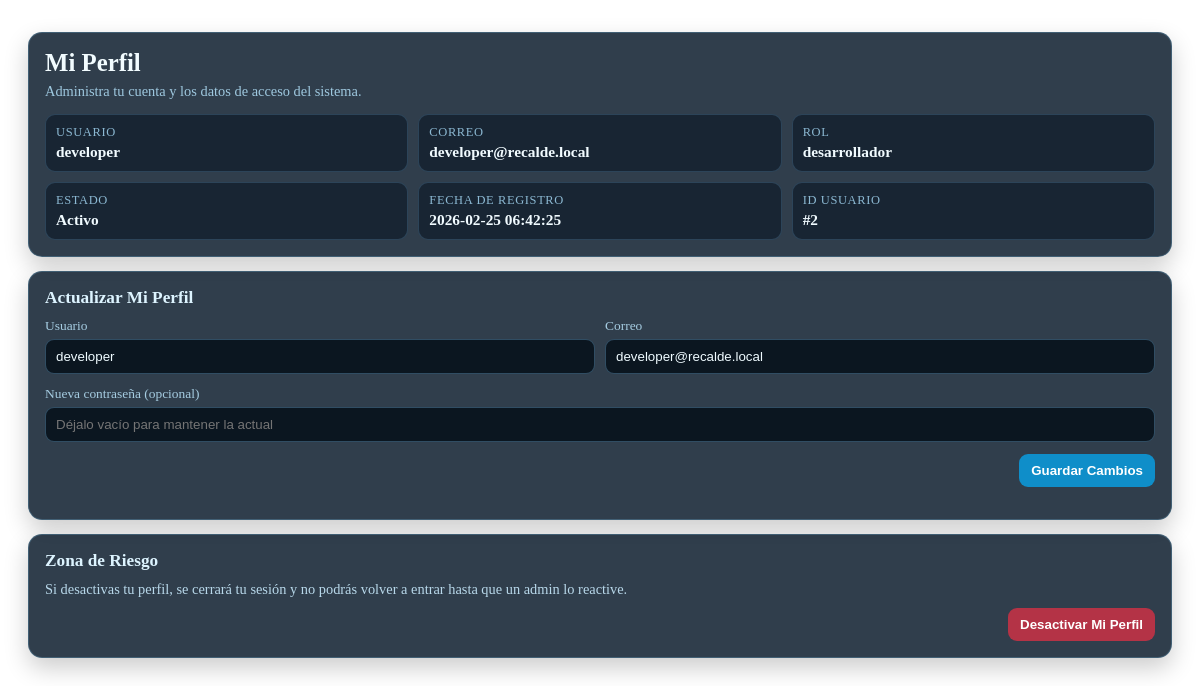
The app's page /?route=perfil (signed in) with its own data.
### tables this page shows
CREATE TABLE IF NOT EXISTS usuarios (
    id INT UNSIGNED AUTO_INCREMENT PRIMARY KEY,
    id_rol INT UNSIGNED NOT NULL,
    usuario VARCHAR(50) NOT NULL UNIQUE,
    correo VARCHAR(120) NOT NULL UNIQUE,
    contrasena VARCHAR(255) NOT NULL,
    debe_cambiar_contrasena TINYINT(1) NOT NULL DEFAULT 0,
    estado VARCHAR(20) NOT NULL DEFAULT 'activo',
    fecha_registro TIMESTAMP NOT NULL DEFAULT CURRENT_TIMESTAMP,
    CONSTRAINT fk_usuarios_roles
        FOREIGN KEY (id_rol) REFERENCES roles (id)
        ON UPDATE CASCADE
        ON DELETE RESTRICT
);

CREATE TABLE IF NOT EXISTS roles (
    id INT UNSIGNED AUTO_INCREMENT PRIMARY KEY,
    rol VARCHAR(40) NOT NULL UNIQUE
);

### src/controllers/dashboardcontroller.php (called while the page is built, shortened)
<?php
class DashboardController extends Controller{
    public function perfil(){
        $usuariosModel = new Usuarios();
        $idUsuario = (int) ($_SESSION['usuario']['user_id'] ?? 0);
        $usuarioActual = $idUsuario > 0
            ? $usuariosModel->getUserById($idUsuario)
            : null;
        $isAdmin = $this->isAdminSession();
        $isLastActiveAdmin = $idUsuario > 0 ? $usuariosModel->isLastActiveAdmin($idUsuario) : false;
        $canDeactivateSelf = !($isAdmin && $isLastActiveAdmin);
        $this->render('dashboard/perfil/index', [
            'usuario' => $usuarioActual,
            'isAdmin' => $isAdmin,
            'canDeactivateSelf' => $canDeactivateSelf,
            'usuarios' => $isAdmin ? $usuariosModel->getAllUsers() : [],
            'roles' => $isAdmin ? $usuariosModel->getRoles() : []
        ]);
    }
    private function isAdminSession(): bool {
        $rol = strtolower(trim((string) ($_SESSION['usuario']['nombre_rol'] ?? '')));
        return $rol === 'admin';
    }
}
?>

### src/models/usuarios.php (called while the page is built, shortened)
<?php
class Usuarios {
    private PDO $conn;
    private string $table_name = "usuarios";
    private ?bool $supportsForcedPasswordChangeColumn = null;
    public function __construct() {
        $db = new Database();
        $this->conn = $db->connect();
    }
    public function getUserById(int $id): ?array {
        try {
            $forcePasswordSelect = $this->forcePasswordSelect('u');
            $sql = "SELECT
                        u.id AS id,
                        u.id AS user_id,
                        u.usuario,
                        u.correo,
                        u.contrasena,
                        u.id_rol,
                        r.rol AS nombre_rol,
                        u.estado,
                        u.fecha_registro,
                        {$forcePasswordSelect} AS debe_cambiar_contrasena
                    FROM {$this->table_name} u
                    INNER JOIN roles r ON u.id_rol = r.id
                    WHERE u.id = :id
                    LIMIT 1";
            $stmt = $this->conn->prepare($sql);
            $stmt->bindParam(":id", $id, PDO::PARAM_INT);
            $stmt->execute();
            $result = $stmt->fetch(PDO::FETCH_ASSOC);
            return $result ?: null;
        } catch (PDOException $e) {
            error_log("Error Usuarios::getUserById => " . $e->getMessage());
            return null;
        }
    }
    private function supportsForcedPasswordChange(): bool {
        try {
            $stmt = $this->conn->query("SHOW COLUMNS FROM {$this->table_name} LIKE 'debe_cambiar_contrasena'");
            $this->supportsForcedPasswordChangeColumn = (bool) $stmt->fetch(PDO::FETCH_ASSOC);
        } catch (PDOException $e) {
            error_log("Error Usuarios::supportsForcedPasswordChange => " . $e->getMessage());
            $this->supportsForcedPasswordChangeColumn = false;
        }
        return $this->supportsForcedPasswordChangeColumn;
    }
    private function forcePasswordSelect(string $tableAlias = 'u'): string {
        $alias = preg_replace('/[^a-zA-Z0-9_]/', '', $tableAlias) ?: 'u';
        return $this->supportsForcedPasswordChange() ? "{$alias}.debe_cambiar_contrasena" : "0";
    }
}
?>

### config/db.php (called while the page is built, shortened)
<?php
class Database {
    private string $host;
    private string $dbName;
    private string $userName;
    private string $password;
    private string $charset;
    private ?PDO $pdo = null;
    public function __construct() {
        $this->host = getenv('DB_HOST') ?: 'localhost';
        $this->dbName = getenv('DB_NAME') ?: 'RECALDE';
        $this->userName = getenv('DB_USER') ?: 'root';
        $this->password = getenv('DB_PASS') !== false ? getenv('DB_PASS') : '12345678';
        $this->charset = getenv('DB_CHARSET') ?: 'utf8mb4';
    }
    public function connect(): PDO {
        if ($this->pdo === null) {
            try {
                $dsn = "mysql:host={$this->host};dbname={$this->dbName};charset={$this->charset}";
                $options = [
                    PDO::ATTR_ERRMODE => PDO::ERRMODE_EXCEPTION,
                    PDO::ATTR_DEFAULT_FETCH_MODE => PDO::FETCH_ASSOC,
                    PDO::ATTR_EMULATE_PREPARES => false,
                ];
                $this->pdo = new PDO($dsn, $this->userName, $this->password, $options);
            } catch (PDOException $e) {
                error_log('Error DB connection: ' . $e->getMessage());
                throw new PDOException('No se pudo establecer la conexión a la base de datos.', (int) $e->getCode());
            }
        }
        return $this->pdo;
    }
}

### src/core/autoload.php (called while the page is built, shortened)
<?php
spl_autoload_register(function ($class) {
    $classPath = BASE_PATH . '/src/' . str_replace('\\', '/', $class) . '.php';
});
require_once BASE_PATH . '/config/db.php';

### src/views/dashboard/perfil/index.php (the view, shortened to what this page needs)
<?php
$usuario = $usuario ?? [];
$canDeactivateSelf = (bool) ($canDeactivateSelf ?? true);
$idUsuarioActual = (int) ($usuario['user_id'] ?? $usuario['id'] ?? 0);
$estadoActual = strtolower((string) ($usuario['estado'] ?? 'activo'));
?>
<link rel="stylesheet" href="<?= htmlspecialchars((defined('BASE_URL') ? BASE_URL : ''), ENT_QUOTES, 'UTF-8') ?>/public/css/perfil.css">
<div class="perfil-page">
    <section class="perfil-card">
        <div class="perfil-head">
            <h1>Mi Perfil</h1>
            <p>Administra tu cuenta y los datos de acceso del sistema.</p>
        </div>
        <div class="perfil-info-grid">
            <div>
                <span>Usuario</span>
                <strong><?= htmlspecialchars((string) ($usuario['usuario'] ?? '-')) ?></strong>
            </div>
            <div>
                <span>Correo</span>
                <strong><?= htmlspecialchars((string) ($usuario['correo'] ?? '-')) ?></strong>
            </div>
            <div>
                <span>Rol</span>
                <strong><?= htmlspecialchars((string) ($usuario['nombre_rol'] ?? '-')) ?></strong>
            </div>
            <div>
                <span>Estado</span>
                <strong><?= htmlspecialchars(ucfirst($estadoActual)) ?></strong>
            </div>
            <div>
                <span>Fecha de registro</span>
                <strong><?= htmlspecialchars((string) ($usuario['fecha_registro'] ?? '-')) ?></strong>
            </div>
            <div>
                <span>ID Usuario</span>
                <strong>#<?= (int) $idUsuarioActual ?></strong>
            </div>
        </div>
    </section>
    <section class="perfil-card">
        <h2>Actualizar Mi Perfil</h2>
        <form id="perfil-update-form" class="perfil-form">
            <div class="perfil-form-grid">
                <div class="perfil-field">
                    <label for="perfil-update-usuario">Usuario</label>
                    <input
                        id="perfil-update-usuario"
                        name="usuario"
                        type="text"
                        maxlength="30"
                        value="<?= htmlspecialchars((string) ($usuario['usuario'] ?? ''), ENT_QUOTES, 'UTF-8') ?>"
                        required
                    >
                </div>
                <div class="perfil-field">
                    <label for="perfil-update-correo">Correo</label>
                    <input
                        id="perfil-update-correo"
                        name="correo"
                        type="email"
                        maxlength="100"
                        value="<?= htmlspecialchars((string) ($usuario['correo'] ?? ''), ENT_QUOTES, 'UTF-8') ?>"
                        required
                    >
                </div>
            </div>
            <div class="perfil-field">
                <label for="perfil-update-contrasena">Nueva contraseña (opcional)</label>
                <input
                    id="perfil-update-contrasena"
                    name="contrasena"
                    type="text"
                    maxlength="255"
                    placeholder="Déjalo vacío para mantener la actual"
                >
            </div>
            <div class="perfil-actions">
                <button class="btn primary" type="submit" id="perfil-update-submit">Guardar Cambios</button>
            </div>
        </form>
    </section>
    <section class="perfil-card perfil-danger-zone">
        <h2>Zona de Riesgo</h2>
        <?php if ($canDeactivateSelf): ?>
            <p>Si desactivas tu perfil, se cerrará tu sesión y no podrás volver a entrar hasta que un admin lo reactive.</p>
        <?php else: ?>
            <p>No puedes desactivar tu perfil porque eres el último administrador activo del sistema.</p>
        <?php endif; ?>
        <div class="perfil-actions">
            <button
                class="btn danger"
                type="button"
                data-action="eliminar-mi-perfil"
                data-id="<?= (int) $idUsuarioActual ?>"
                <?= $canDeactivateSelf ? '' : 'disabled' ?>
            >
                Desactivar Mi Perfil
            </button>
        </div>
    </section>
</div>

### public/css/perfil.css (style rules this page uses)
.perfil-page { max-width: 1200px; margin: 0 auto; padding: 24px 20px 34px; color: #e8f6ff; display: grid; gap: 14px; }
.perfil-card { border: 1px solid rgba(115, 185, 227, 0.28); border-radius: 14px; background: rgba(9, 26, 42, 0.84); box-shadow: 0 10px 24px rgba(0, 0, 0, 0.2); padding: 16px; }
.perfil-head h1 { margin: 0; font-size: 1.55rem; color: #f2fcff; }
.perfil-head p { margin: 6px 0 0; color: #9ec8df; font-size: 0.9rem; }
.perfil-info-grid { margin-top: 14px; display: grid; grid-template-columns: repeat(3, minmax(200px, 1fr)); gap: 10px; }
.perfil-info-grid div { border: 1px solid rgba(126, 196, 239, 0.2); border-radius: 10px; background: rgba(6, 18, 32, 0.55); padding: 10px; display: flex; flex-direction: column; gap: 3px; }
.perfil-info-grid span { color: #8cb9d3; font-size: 0.78rem; text-transform: uppercase; letter-spacing: 0.05em; }
.perfil-info-grid strong { color: #f1fbff; font-size: 0.96rem; }
.perfil-card h2 { margin: 0 0 10px; font-size: 1.08rem; color: #ddf4ff; }
.perfil-form { display: grid; gap: 12px; }
.perfil-form-grid { display: grid; grid-template-columns: repeat(2, minmax(220px, 1fr)); gap: 10px; }
.perfil-field { display: grid; gap: 5px; }
.perfil-field label { color: #a6cde2; font-size: 0.84rem; }
.perfil-field input, .perfil-field select { border: 1px solid rgba(126, 196, 239, 0.32); border-radius: 9px; background: rgba(4, 14, 24, 0.82); color: #effbff; padding: 9px 10px; outline: none; }
.perfil-actions { display: flex; justify-content: flex-end; gap: 8px; }
.btn { border: none; border-radius: 9px; padding: 9px 12px; cursor: pointer; font-weight: 600; }
.btn.primary { background: #0f8ec9; color: #fff; }
.btn.danger { background: #b43346; color: #fff; }
.perfil-danger-zone p { color: #b8d8ea; margin: 0 0 10px; font-size: 0.9rem; }

### records on screen
usuarios: usuario "developer", correo "developer@recalde.local", id_rol.rol "desarrollador", estado "Activo", fecha_registro "2026-02-25 06:42:25", id "2"
